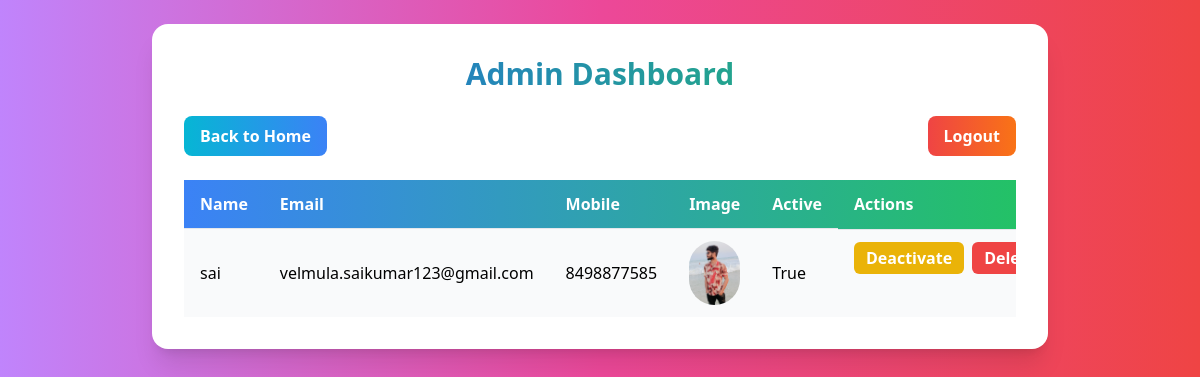
/admin-dashboard/, run on an earlier commit of the app's database.
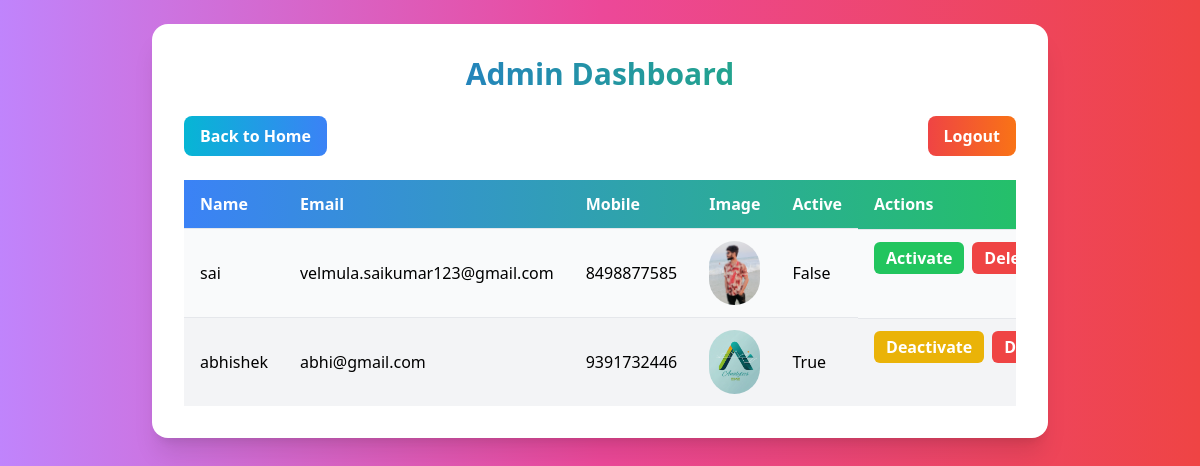
And on a later commit of the database.
### users/models.py (models this page shows, shortened)
class RegisteredUser(models.Model):
    name = models.CharField(max_length=100)
    email = models.EmailField()
    mobile = models.CharField(max_length=15)
    password = models.CharField(max_length=100)  # store plain for demo; use hashing in prod!
    image = models.ImageField(upload_to='user_images/')
    is_active = models.BooleanField(default=False)

### users/views.py (the view)
# urls.py: path('admin-dashboard/', views.admin_dashboard, name='admin_dashboard'),
def admin_dashboard(request):
    users = RegisteredUser.objects.all()
    return render(request, 'admin_dashboard.html', {'users': users})

### templates/admin_dashboard.html (shortened to what this page needs)
<!DOCTYPE html>
<html lang="en">
<head>
    <script src="https://cdn.tailwindcss.com"></script>
</head>
<body class="bg-gradient-to-r from-purple-400 via-pink-500 to-red-500 flex flex-col min-h-screen p-6">
    <div class="bg-white p-8 rounded-2xl shadow-xl max-w-4xl mx-auto w-full">
        <h2 class="text-3xl font-extrabold text-center text-transparent bg-clip-text bg-gradient-to-r from-blue-600 to-green-500 mb-6">Admin Dashboard</h2>
        <div class="flex justify-between mb-6">
            <a href="{% url 'admin_home' %}" class="bg-gradient-to-r from-cyan-500 to-blue-500 text-white py-2 px-4 rounded-lg font-bold hover:from-cyan-600 hover:to-blue-600 transition-all duration-300">Back to Home</a>
            <a href="{% url 'user_logout' %}" class="bg-gradient-to-r from-red-500 to-orange-500 text-white py-2 px-4 rounded-lg font-bold hover:from-red-600 hover:to-orange-600 transition-all duration-300">Logout</a>
        </div>
        <div class="overflow-x-auto">
            <table class="w-full border-collapse">
                <thead>
                    <tr class="bg-gradient-to-r from-blue-500 to-green-500 text-white">
                        <th class="py-3 px-4 text-left font-semibold">Name</th>
                        <th class="py-3 px-4 text-left font-semibold">Email</th>
                        <th class="py-3 px-4 text-left font-semibold">Mobile</th>
                        <th class="py-3 px-4 text-left font-semibold">Image</th>
                        <th class="py-3 px-4 text-left font-semibold">Active</th>
                        <th class="py-3 px-4 text-left font-semibold">Actions</th>
                    </tr>
                </thead>
                <tbody>
                    {% for user in users %}
                    <tr class="{% cycle 'bg-gray-50' 'bg-gray-100' %} hover:bg-gray-200 transition-colors duration-200">
                        <td class="py-3 px-4 border-t border-gray-200">{{ user.name }}</td>
                        <td class="py-3 px-4 border-t border-gray-200">{{ user.email }}</td>
                        <td class="py-3 px-4 border-t border-gray-200">{{ user.mobile }}</td>
                        <td class="py-3 px-4 border-t border-gray-200">
                            <img src="{{ user.image.url }}" alt="User Image" class="w-16 h-16 object-cover rounded-full" />
                        </td>
                        <td class="py-3 px-4 border-t border-gray-200">{{ user.is_active }}</td>
                        <td class="py-3 px-4 border-t border-gray-200 flex space-x-2">
                            {% if not user.is_active %}
                                <a href="{% url 'activate_user' user.id %}" class="bg-green-500 text-white py-1 px-3 rounded-md font-semibold hover:bg-green-600 transition-colors duration-200">Activate</a>
                            {% else %}
                                <a href="{% url 'deactivate_user' user.id %}" class="bg-yellow-500 text-white py-1 px-3 rounded-md font-semibold hover:bg-yellow-600 transition-colors duration-200">Deactivate</a>
                            {% endif %}
                            <a href="{% url 'delete_user' user.id %}" class="bg-red-500 text-white py-1 px-3 rounded-md font-semibold hover:bg-red-600 transition-colors duration-200">Delete</a>
                        </td>
                    </tr>
                    {% endfor %}
                </tbody>
            </table>
        </div>
    </div>
</body>
</html>

What changed in the data, as far as the page shows it:
changed RegisteredUser "sai": is_active "True" → "False"; is_active "Deactivate" → "Activate"
added RegisteredUser: name "abhishek", email "abhi@gmail.com", mobile "9391732446", image (picture), is_active "True", shows "Deactivate"
